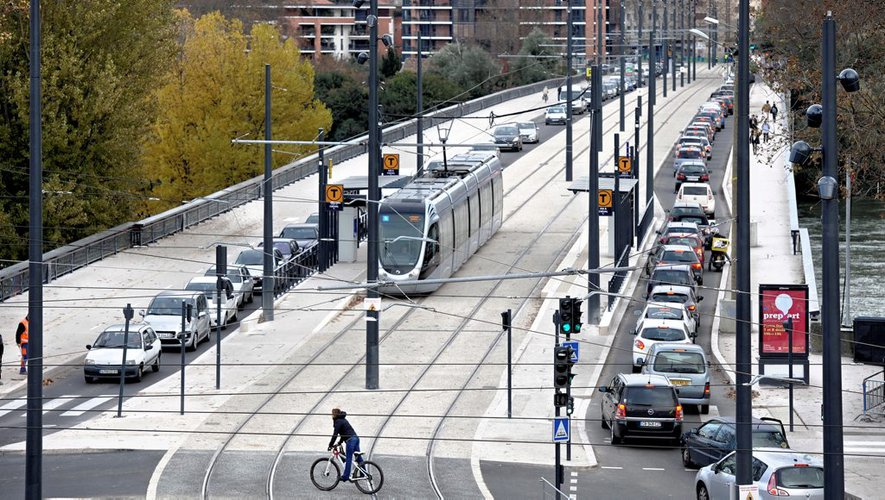
#> input picture test_neuralnet/test.jpg, 885 x 500 px
$ python -i gextractor.py   (imports and definitions only)
#> lines starting #> are read from the running program, lines starting #| are printed output that depends on the picture; after the words box and inside, x2 and y2 are one past the last pixel; in counts of white or black regions, pixels touching at a corner belong together
#> further down, picture is the input picture: shape (500, 885, 3); mean B, G, R 128.7, 131.1, 131.7

import cv2
from cv2 import aruco
import numpy as np
import imutils
from imutils import contours


class GExtractors(object):
    def  __init__(self):
       pass

    def draw(self,img):
        b = 4
        diter = 5
        eiter = 1
        lowthreshold = 10

        h1 = 0
        s1 = 80
        v1 = 40

        h2 = 255
        s2 = 255
        v2 = 255

        hsv = cv2.cvtColor(img,cv2.COLOR_BGR2HSV)
#> hsv: shape (500, 885, 3); mean H, S, V 76.4, 52.7, 139
        mask = cv2.inRange(hsv,(h1,s1,v1),(h2,s2,v2))
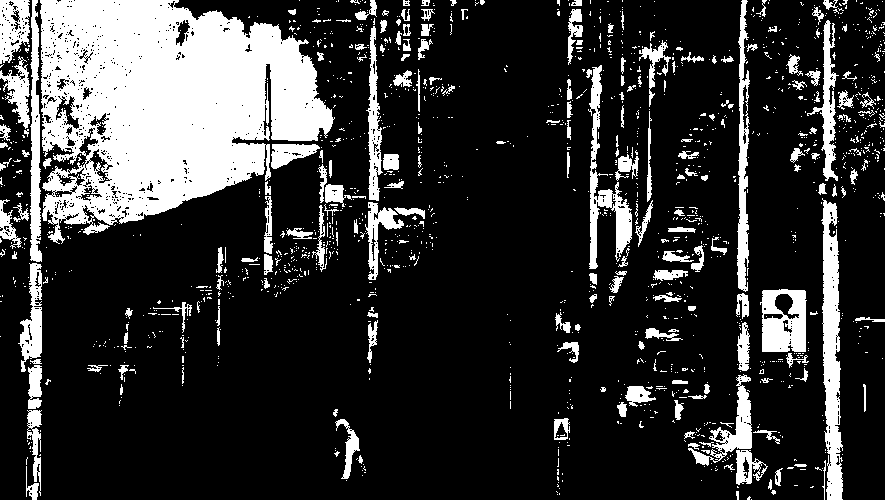
#> mask: shape (500, 885); 20.4% white; 1534 white regions (1325 under 20 px), largest, box (x1, y1, x2, y2) and area: (40, 0, 335, 244) 46444, (821, 198, 843, 500) 4208, (588, 65, 632, 269) 2426
        res = cv2.bitwise_and(img,img, mask= mask)
        cv2.imshow('mask', res)
        gray = cv2.cvtColor(res, cv2.COLOR_BGR2GRAY)
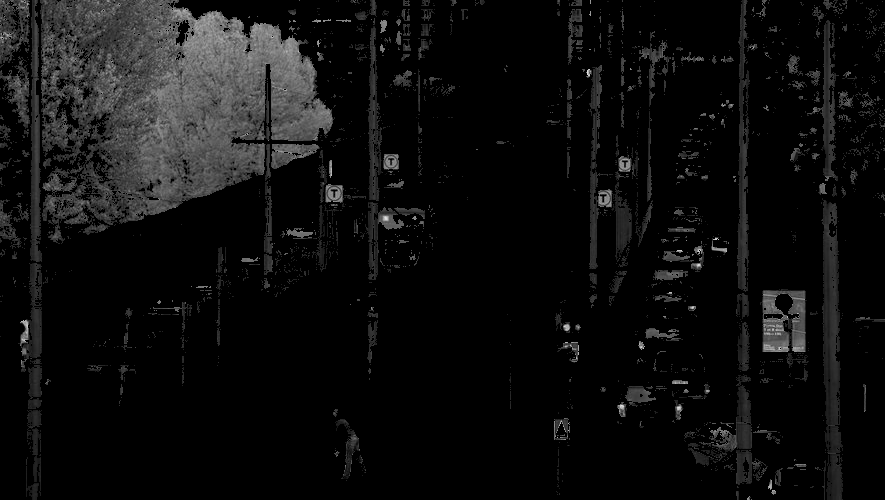
#> gray: shape (500, 885); min 0, max 229, mean 14.4
        gray = cv2.GaussianBlur(gray, (15,15), b)
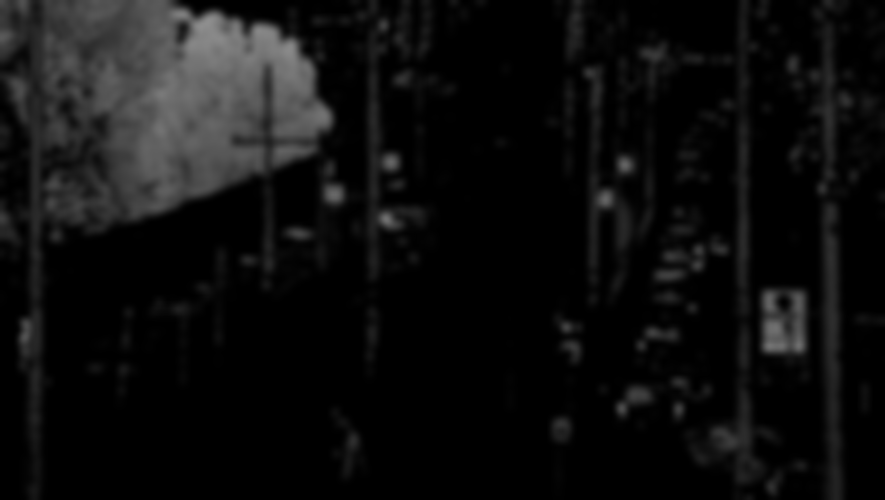
#> gray: shape (500, 885); min 0, max 142, mean 14.4
        cv2.imshow('gaussianblur', gray)
        ratio = 3
        edged = cv2.Canny(gray, lowthreshold, lowthreshold*ratio)
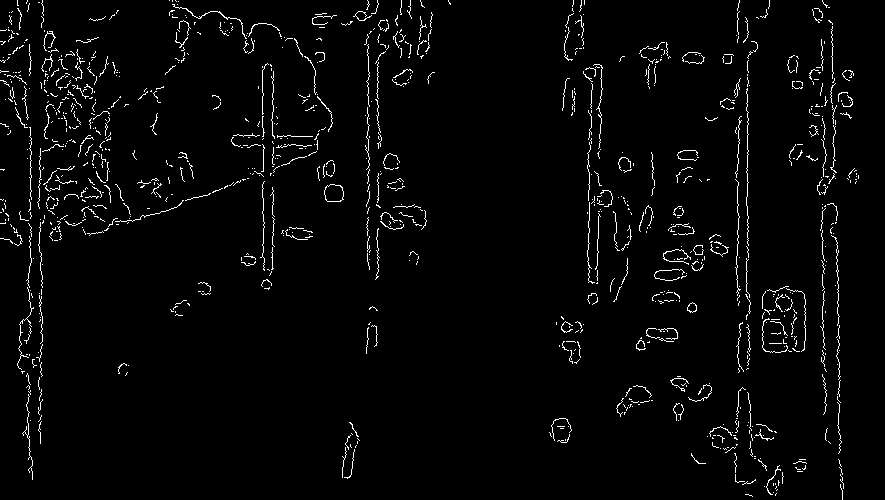
#> edged: shape (500, 885); 2.7% white in thin lines or dots
        cv2.imshow('edged 1', edged)
        edged = cv2.dilate(edged, None, iterations=diter)
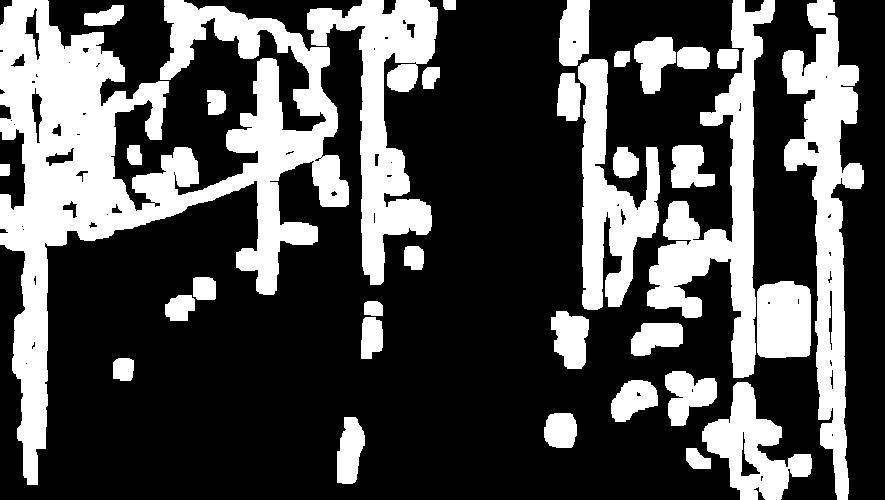
#> edged: shape (500, 885); 30.9% white; 34 white regions, largest, box (x1, y1, x2, y2) and area: (0, 0, 349, 485) 52370, (782, 0, 864, 500) 15829, (647, 0, 775, 378) 14251
        edged = cv2.erode(edged, None, iterations=eiter)
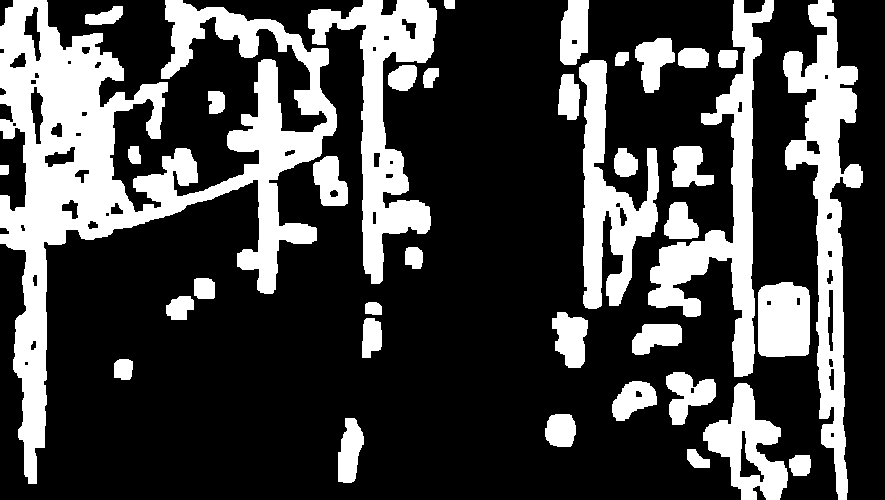
#> edged: shape (500, 885); 27.4% white; 38 white regions
        cv2.imshow('dilated + erode', edged)
        # find contours in the edge map
        cnts = cv2.findContours(edged.copy(), cv2.RETR_TREE,cv2.CHAIN_APPROX_SIMPLE )
#> cnts = 87 contours, 8 with area under 20; largest, box (x1, y1, x2, y2) and area: (0, 0, 337, 484) 46158, (783, 0, 863, 500) 13749, (308, 0, 437, 284) 11649, (648, 0, 774, 377) 11075, (579, 60, 659, 309) 8138
        cnts = imutils.grab_contours(cnts)
        # loop over the contours individually
        for c in cnts:

            if(cv2.contourArea(c) <3000):
                continue
            if(cv2.contourArea(c) >8000):
                continue
            box = cv2.minAreaRect(c)
            box = cv2.boxPoints(box)
            box = np.array(box, dtype="int")
            cv2.drawContours(res, [box.astype("int")], -1, (0, 255, 0), 2)
#> this loop made 87 passes
#> box on passes 5, 17: [[751, 516], [686, 415], [747, 376], [811, 477]], [[809, 356], [758, 356], [758, 282], [809, 282]]
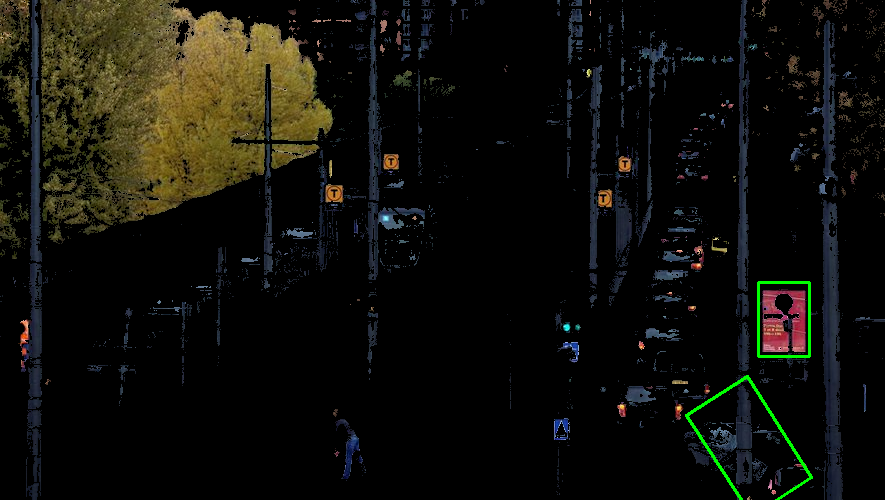
#> res: shape (500, 885, 3); mean B, G, R 10.2, 15.5, 15.9
        #cv2.drawContours(res, cnts, -1, (255,0,0), 3)
        cv2.imshow('filtered + track', res)


    def get(self,img):
        pass
    # [69 lines left out: functions debug_init, debug, not called in this run]

>>> import cv2
>>> picture = cv2.imread('../test_neuralnet/test.jpg')
>>> result = GExtractors().draw(picture)
